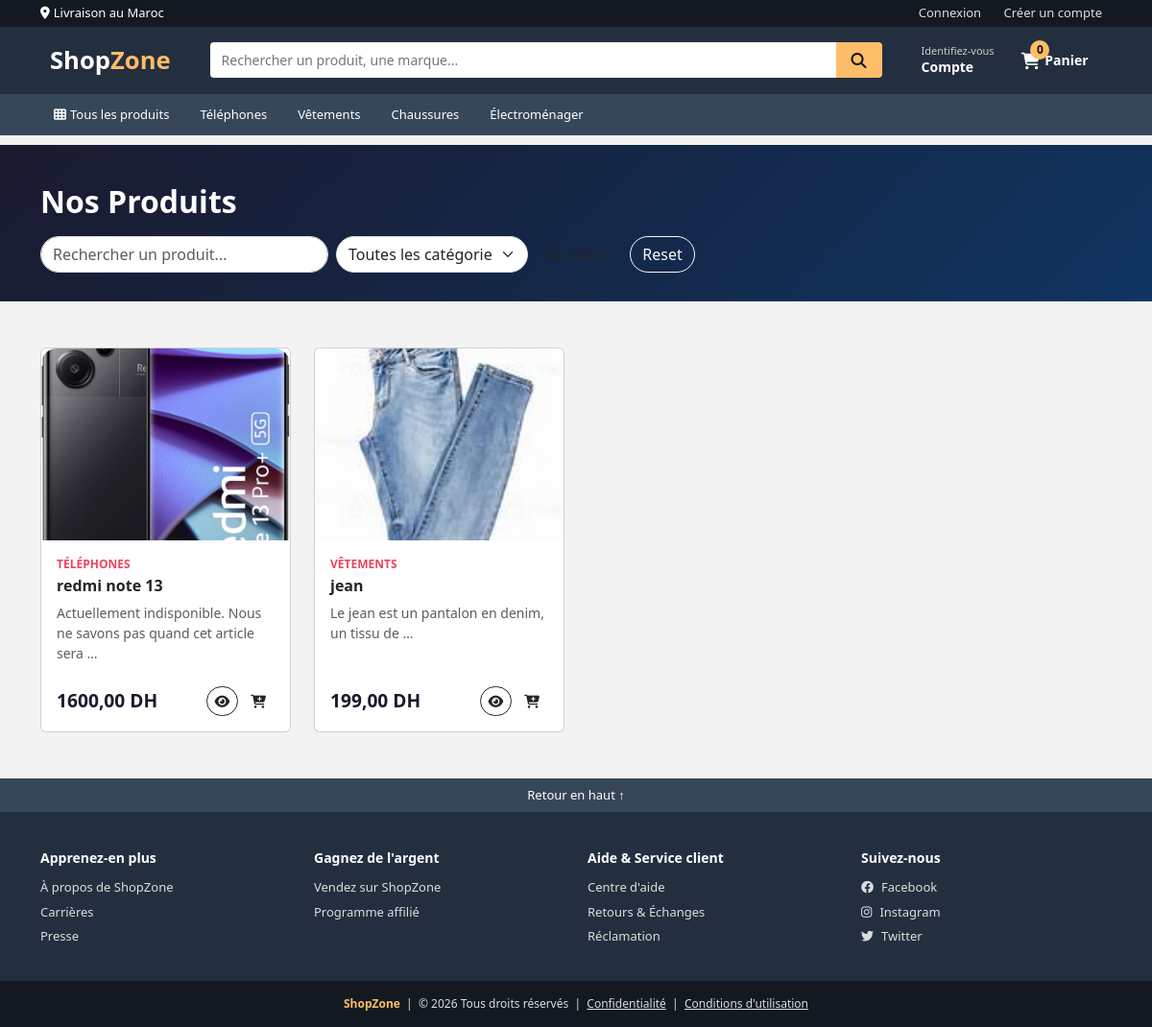
Page /produits/ on the committed database.
### store/models.py (models this page shows, shortened)
class Produit(models.Model):
    nom = models.CharField(max_length=200)
    description = models.TextField()
    prix = models.DecimalField(max_digits=10, decimal_places=2)
    image = models.ImageField(upload_to='produits/', blank=True, null=True)
    categorie = models.ForeignKey(Categorie, on_delete=models.CASCADE)
    quantite_stock = models.IntegerField(default=0)
    date_ajout = models.DateTimeField(auto_now_add=True)

class Categorie(models.Model):
    nom = models.CharField(max_length=100)
    description = models.TextField(blank=True)
    class Meta:
        verbose_name_plural = "Catégories"

### store/views.py (the view)
# urls.py: path('produits/', views.liste_produits, name='liste_produits'),
def liste_produits(request):
    produits = Produit.objects.all()
    categories = Categorie.objects.all()
    categorie_id = request.GET.get('categorie')
    recherche = request.GET.get('q', '').strip()
    if categorie_id:
        produits = produits.filter(categorie__id=categorie_id)
    if recherche:
        produits = produits.filter(nom__icontains=recherche)
    return render(request, 'store/liste_produits.html', {
        'produits': produits,
        'categories': categories,
        'categorie_id': int(categorie_id) if categorie_id else None,
        'recherche': recherche,
        'total_produits': produits.count(),
    })

### ecommerce/__init__.py (called while the page is built)
def patched_copy(x):
    if isinstance(x, RenderContext):
        new_context = RenderContext()
        new_context.dicts = x.dicts[:]
        return new_context
    return original_copy(x)

### store/context_processors.py (called while the page is built)
def panier_count(request):
    count = 0
    if request.user.is_authenticated:
        try:
            count = Panier.objects.filter(utilisateur=request.user).count()
        except Exception:
            count = 0
    return {'panier_count': count}

### store/templates/store/liste_produits.html (shortened to what this page needs)
{% extends 'store/base.html' %}
{% block content %}
<div style="background: linear-gradient(135deg,#1a1a2e,#0f3460); color:white; padding:40px 0 30px;">
    <div class="container">
        <h2 style="font-weight:800;">Nos Produits</h2>
        <form method="GET" class="d-flex gap-2 mt-3 flex-wrap">
            <input type="text" name="q" value="{{ recherche }}" placeholder="Rechercher un produit..." class="form-control" style="max-width:300px; border-radius:25px;">
            <select name="categorie" class="form-select" style="max-width:200px; border-radius:25px;">
                <option value="">Toutes les catégories</option>
            </select>
            <button type="submit" class="btn btn-accent" style="border-radius:25px;">
                <i class="fa fa-search me-1"></i>Filtrer
            </button>
            <a href="{% url 'liste_produits' %}" class="btn btn-outline-light" style="border-radius:25px;">Reset</a>
        </form>
    </div>
</div>
<div class="container py-5">
    <div class="row g-4">
        {% for produit in produits %}
        <div class="col-md-3 col-sm-6">
            <div class="card h-100">
                {% if produit.image %}
                <img src="{{ produit.image.url }}" class="card-img-top" style="height:200px;object-fit:cover;border-radius:16px 16px 0 0;" alt="{{ produit.nom }}">
                {% else %}
                <div style="height:200px;background:#f0f0f0;border-radius:16px 16px 0 0;display:flex;align-items:center;justify-content:center;">
                    <i class="fa fa-image fa-3x" style="color:#ccc;"></i>
                </div>
                {% endif %}
                <div class="card-body d-flex flex-column">
                    <small style="color:#e94560;font-weight:600;font-size:0.75rem;text-transform:uppercase;">{{ produit.categorie.nom }}</small>
                    <h6 class="fw-bold mt-1">{{ produit.nom }}</h6>
                    <p class="text-muted small flex-grow-1">{{ produit.description|truncatewords:10 }}</p>
                    <div class="d-flex justify-content-between align-items-center mt-2">
                        <span style="font-size:1.2rem;font-weight:800;color:#1a1a2e;">{{ produit.prix }} DH</span>
                        <div class="d-flex gap-1">
                            <a href="{% url 'detail_produit' produit.id %}" class="btn btn-outline-dark btn-sm" style="border-radius:20px;">
                                <i class="fa fa-eye"></i>
                            </a>
                            <a href="{% url 'ajouter_panier' produit.id %}" class="btn btn-accent btn-sm" style="border-radius:20px;">
                                <i class="fa fa-cart-plus"></i>
                            </a>
                        </div>
                    </div>
                </div>
            </div>
        </div>
        {% empty %}
        <div class="col-12 text-center py-5">
            <i class="fa fa-box-open fa-4x text-muted mb-3"></i>
            <h5 class="text-muted">Aucun produit trouvé</h5>
        </div>
        {% endfor %}
    </div>
</div>
{% endblock %}

### store/templates/store/base.html (style rules this page uses)
* { margin: 0; padding: 0; box-sizing: border-box; }
body { font-family: 'Segoe UI', Arial, sans-serif; background: #f3f3f3; color: #111; }

### rows in the picture
Produit: image (picture), categorie.nom "TÉLÉPHONES", nom "redmi note 13", description "Actuellement indisponible. Nous ne savons pas quand cet article sera …", prix "1600,00"
Produit: image (picture), categorie.nom "VÊTEMENTS", nom "jean", description "Le jean est un pantalon en denim, un tissu de …", prix "199,00"

### other values in the picture
{{ panier_count|default:0 }} "0"
